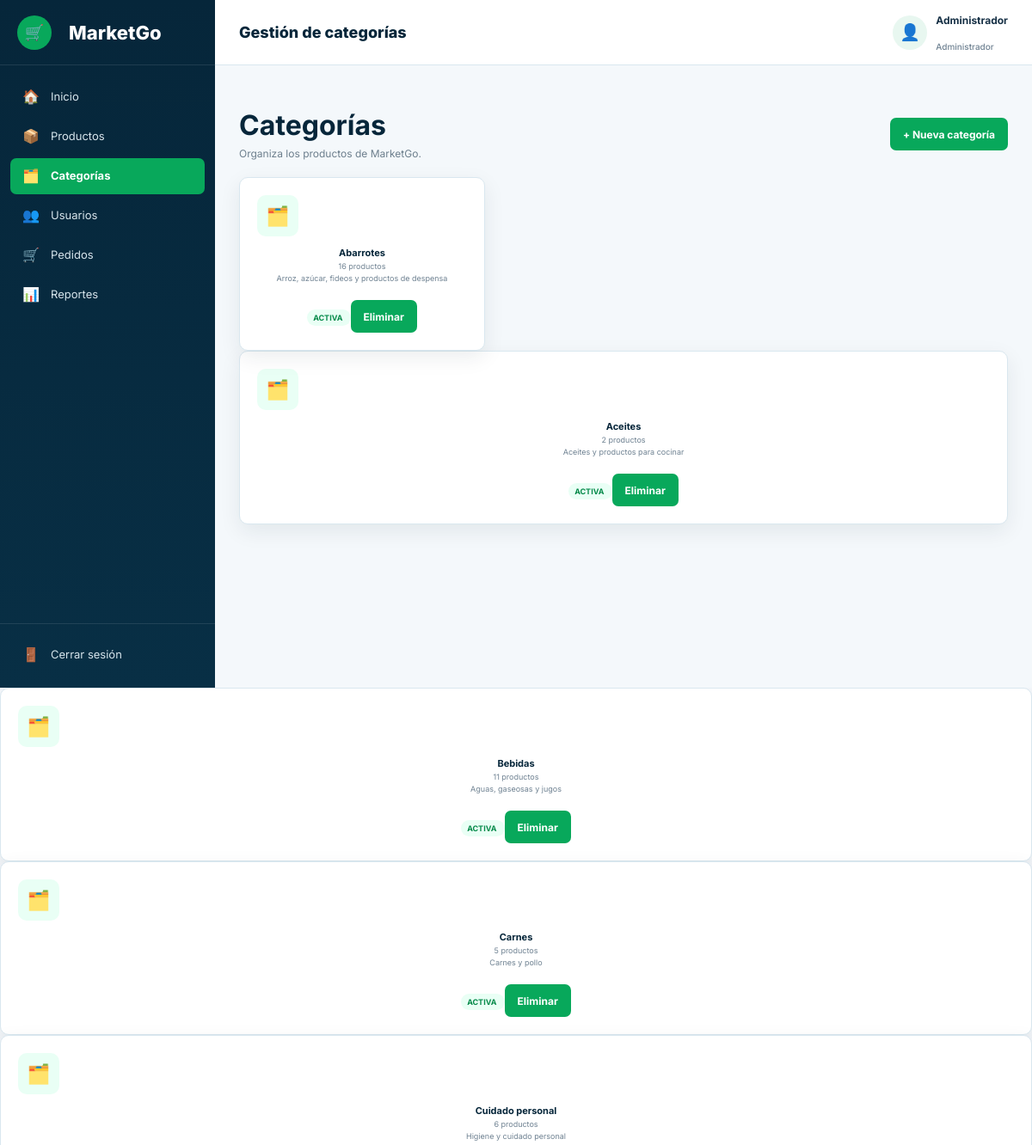
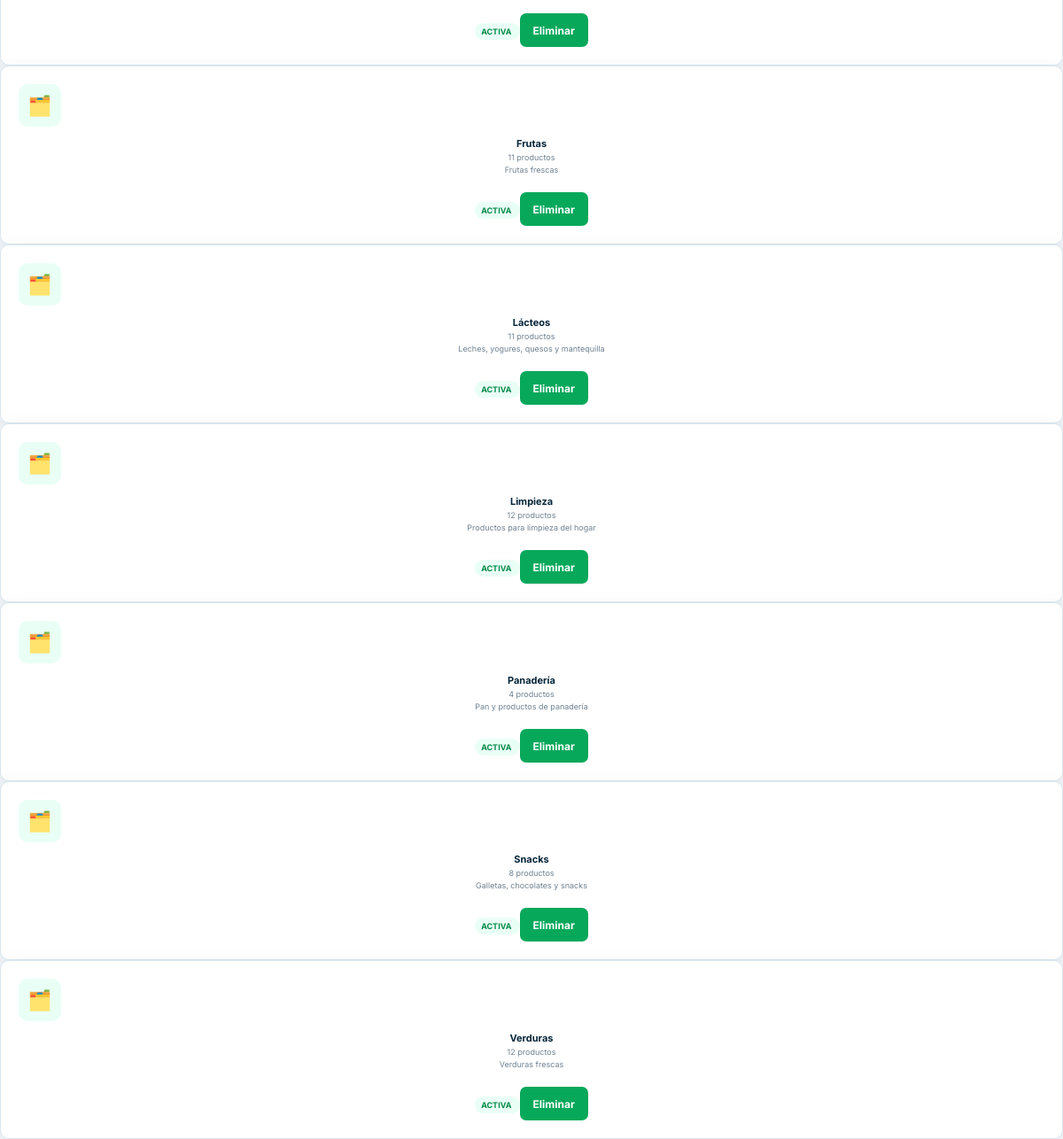
/admin/categorias.php (signed in), run on the app's committed database (2 pictures, top to bottom).
### tables this page shows
CREATE TABLE categorias (
    id INT UNSIGNED AUTO_INCREMENT PRIMARY KEY,
    codigo VARCHAR(20) NOT NULL UNIQUE,
    nombre VARCHAR(100) NOT NULL UNIQUE,
    descripcion VARCHAR(255) NULL,
    estado ENUM('ACTIVA','INACTIVA') NOT NULL DEFAULT 'ACTIVA',
    fecha_registro TIMESTAMP NOT NULL DEFAULT CURRENT_TIMESTAMP,
    fecha_actualizacion TIMESTAMP NULL DEFAULT NULL ON UPDATE CURRENT_TIMESTAMP,
    INDEX idx_categorias_estado (estado)
);

### admin/categorias.php (the view, shortened to what this page needs)
<?php
require_once __DIR__ . '/../php/conexion.php';
$nombre = $_SESSION['nombre'] ?? 'Administrador';
$res = $conn->query("SELECT c.id,c.codigo,c.nombre,c.descripcion,c.estado,COUNT(p.id) AS productos FROM categorias c LEFT JOIN productos p ON p.categoria_id=c.id GROUP BY c.id ORDER BY c.nombre");
$categorias = $res ? $res->fetch_all(MYSQLI_ASSOC) : [];
?>
<!DOCTYPE html>
<html lang="es">
<head>
    <link
        rel="stylesheet"
        href="../css/style.css">
<link rel="stylesheet" href="../css/page-admin-categorias.css">
</head>
<body>
    <div class="app-shell">
        <aside class="sidebar">
            <div class="side-logo">
                <span class="brand-mark">
                    🛒
                </span>
                <span>
                    Market<spanclass="mg-inline-1">Go</span>
            </div>
            <nav class="side-nav">
                <a href="dashboard.php">
                    <span class="side-icon">🏠</span>
                    <span>Inicio</span>
                </a>
                <a href="productos.php">
                    <span class="side-icon">📦</span>
                    <span>Productos</span>
                </a>
                <a
                    href="categorias.php"
                    class="active">
                    <span class="side-icon">🗂️</span>
                    <span>Categorías</span>
                </a>
                <a href="usuarios.php">
                    <span class="side-icon">👥</span>
                    <span>Usuarios</span>
                </a>
                <a href="pedidos.php">
                    <span class="side-icon">🛒</span>
                    <span>Pedidos</span>
                </a>
                <a href="reportes.php">
                    <span class="side-icon">📊</span>
                    <span>Reportes</span>
                </a>
            </nav>
            <div class="logout">
                <a href="../php/logout.php">
                    <span class="side-icon">
                        🚪
                    </span>
                    <span>
                        Cerrar sesión
                    </span>
                </a>
            </div>
        </aside>
        <main class="main-area">
            <header class="topbar">
                <div class="topbar-title">
                    Gestión de categorías
                </div>
                <div class="profile">
                    <div class="avatar">
                        👤
                    </div>
                    <div>
                        <strong>
                            <?php echo htmlspecialchars($nombre); ?>
                        </strong>
                        <br>
                        <small>
                            Administrador
                        </small>
                    </div>
                </div>
            </header>
            <section class="content">
                <div class="page-head">
                    <div>
                        <h1>
                            Categorías
                        </h1>
                        <p>
                            Organiza los productos de MarketGo.
                        </p>
                    </div>
                    <button
                        class="btn"
                        onclick="mostrarCategoria()">
                        + Nueva categoría
                    </button>
                </div>
                <div class="category-grid">
                    <?php if (empty($categorias)): ?>
                        <div class="panel-box">
                            <p>No hay categorías registradas.</p>
                        </div>
                    <?php else: ?>
                        <?php foreach ($categorias as $categoria): ?>
                            <div class="category-card">
                                <div class="cat-icon">🗂️</div>
                                <h3><?= htmlspecialchars($categoria['nombre']); ?></h3>
                                <p><?= (int)$categoria['productos']; ?> productos</p>
                                <p><?= htmlspecialchars($categoria['descripcion'] ?? ''); ?></p>
                                <br>
                                <span class="status <?= $categoria['estado'] === 'ACTIVA' ? 'entregado' : 'cancelado'; ?>">
                                    <?= htmlspecialchars($categoria['estado']); ?>
                                </span>
                                <divclass="mg-inline-3">
                                    <a class="btn" href="../php/eliminar_categoria.php?codigo=<?= urlencode($categoria['codigo']); ?>"
                                        onclick="return confirm('¿Deseas desactivar/eliminar esta categoría?');">Eliminar</a>
                                </div>
                            </div>
                        <?php endforeach; ?>
                    <?php endif; ?>
</body>
</html>

### data on the page
categorias: nombre "Abarrotes", productos "16", descripcion "Arroz, azúcar, fideos y productos de despensa", estado "ACTIVA"
categorias: nombre "Aceites", productos "2", descripcion "Aceites y productos para cocinar", estado "ACTIVA"
categorias: nombre "Bebidas", productos "11", descripcion "Aguas, gaseosas y jugos", estado "ACTIVA"
categorias: nombre "Carnes", productos "5", descripcion "Carnes y pollo", estado "ACTIVA"
categorias: nombre "Cuidado personal", productos "6", descripcion "Higiene y cuidado personal", estado "ACTIVA"
categorias: nombre "Frutas", productos "11", descripcion "Frutas frescas", estado "ACTIVA"
categorias: nombre "Lácteos", productos "11", descripcion "Leches, yogures, quesos y mantequilla", estado "ACTIVA"
categorias: nombre "Limpieza", productos "12", descripcion "Productos para limpieza del hogar", estado "ACTIVA"
categorias: nombre "Panadería", productos "4", descripcion "Pan y productos de panadería", estado "ACTIVA"
categorias: nombre "Snacks", productos "8", descripcion "Galletas, chocolates y snacks", estado "ACTIVA"
categorias: nombre "Verduras", productos "12", descripcion "Verduras frescas", estado "ACTIVA"

### other printed values
$nombre "Administrador"
